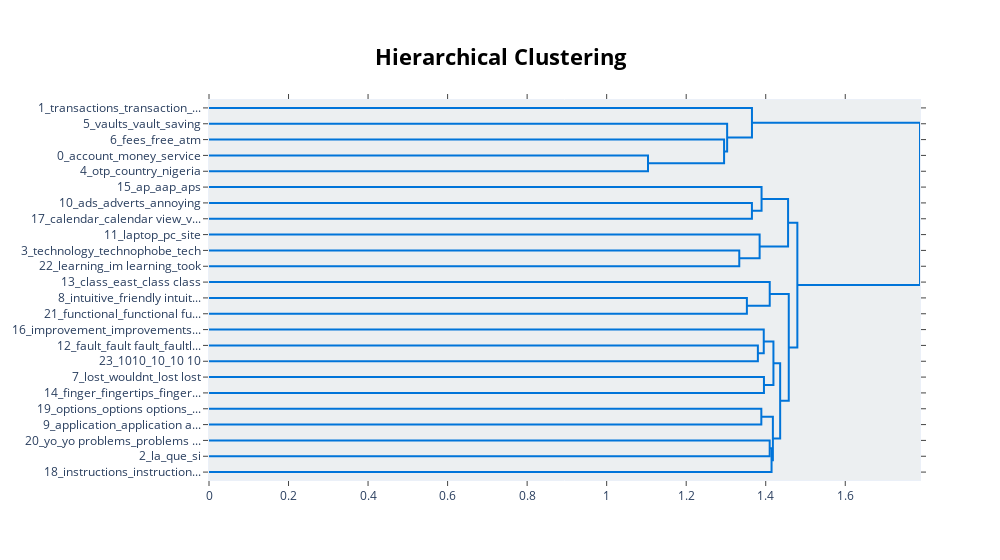

Source (notebook cell):
### Code cell
# Visualize topics as a hierarchical tree
fig = unseed_try.visualize_hierarchy()
fig.show()

### Figure 1 — Plotly figure (JSON) as saved in the notebook; plotly's stock layout.template omitted (floating-point values rounded to 4 significant figures)
{"data": [{"hoverinfo": "text", "marker": {"color": "rgb(0,116,217)"}, "mode": "lines", "type": "scatter", "x": [0.0, 1.104, 1.104, 0.0], "xaxis": "x", "y": [-35.0, -35.0, -45.0, -45.0], "yaxis": "y"}, {"hoverinfo": "text", "marker": {"color": "rgb(0,116,217)"}, "mode": "lines", "type": "scatter", "x": [0.0, 1.295, 1.295, 1.104], "xaxis": "x", "y": [-25.0, -25.0, -40.0, -40.0], "yaxis": "y"}, {"hoverinfo": "text", "marker": {"color": "rgb(0,116,217)"}, "mode": "lines", "type": "scatter", "x": [0.0, 1.303, 1.303, 1.295], "xaxis": "x", "y": [-15.0, -15.0, -32.5, -32.5], "yaxis": "y"}, {"hoverinfo": "text", "marker": {"color": "rgb(0,116,217)"}, "mode": "lines", "type": "scatter", "x": [0.0, 1.365, 1.365, 1.303], "xaxis": "x", "y": [-5.0, -5.0, -23.75, -23.75], "yaxis": "y"}, {"hoverinfo": "text", "marker": {"color": "rgb(0,116,217)"}, "mode": "lines", "type": "scatter", "x": [0.0, 1.365, 1.365, 0.0], "xaxis": "x", "y": [-65.0, -65.0, -75.0, -75.0], "yaxis": "y"}, {"hoverinfo": "text", "marker": {"color": "rgb(0,116,217)"}, "mode": "lines", "type": "scatter", "x": [0.0, 1.39, 1.39, 1.365], "xaxis": "x", "y": [-55.0, -55.0, -70.0, -70.0], "yaxis": "y"}, {"hoverinfo": "text", "marker": {"color": "rgb(0,116,217)"}, "mode": "lines", "type": "scatter", "x": [0.0, 1.333, 1.333, 0.0], "xaxis": "x", "y": [-95.0, -95.0, -105.0, -105.0], "yaxis": "y"}, {"hoverinfo": "text", "marker": {"color": "rgb(0,116,217)"}, "mode": "lines", "type": "scatter", "x": [0.0, 1.385, 1.385, 1.333], "xaxis": "x", "y": [-85.0, -85.0, -100.0, -100.0], "yaxis": "y"}, {"hoverinfo": "text", "marker": {"color": "rgb(0,116,217)"}, "mode": "lines", "type": "scatter", "x": [1.39, 1.456, 1.456, 1.385], "xaxis": "x", "y": [-62.5, -62.5, -92.5, -92.5], "yaxis": "y"}, {"hoverinfo": "text", "marker": {"color": "rgb(0,116,217)"}, "mode": "lines", "type": "scatter", "x": [0.0, 1.353, 1.353, 0.0], "xaxis": "x", "y": [-125.0, -125.0, -135.0, -135.0], "yaxis": "y"}, {"hoverinfo": "text", "marker": {"color": "rgb(0,116,217)"}, "mode": "lines", "type": "scatter", "x": [0.0, 1.41, 1.41, 1.353], "xaxis": "x", "y": [-115.0, -115.0, -130.0, -130.0], "yaxis": "y"}, {"hoverinfo": "text", "marker": {"color": "rgb(0,116,217)"}, "mode": "lines", "type": "scatter", "x": [0.0, 1.38, 1.38, 0.0], "xaxis": "x", "y": [-155.0, -155.0, -165.0, -165.0], "yaxis": "y"}, {"hoverinfo": "text", "marker": {"color": "rgb(0,116,217)"}, "mode": "lines", "type": "scatter", "x": [0.0, 1.395, 1.395, 1.38], "xaxis": "x", "y": [-145.0, -145.0, -160.0, -160.0], "yaxis": "y"}, {"hoverinfo": "text", "marker": {"color": "rgb(0,116,217)"}, "mode": "lines", "type": "scatter", "x": [0.0, 1.396, 1.396, 0.0], "xaxis": "x", "y": [-175.0, -175.0, -185.0, -185.0], "yaxis": "y"}, {"hoverinfo": "text", "marker": {"color": "rgb(0,116,217)"}, "mode": "lines", "type": "scatter", "x": [1.395, 1.419, 1.419, 1.396], "xaxis": "x", "y": [-152.5, -152.5, -180.0, -180.0], "yaxis": "y"}, {"hoverinfo": "text", "marker": {"color": "rgb(0,116,217)"}, "mode": "lines", "type": "scatter", "x": [0.0, 1.389, 1.389, 0.0], "xaxis": "x", "y": [-195.0, -195.0, -205.0, -205.0], "yaxis": "y"}, {"hoverinfo": "text", "marker": {"color": "rgb(0,116,217)"}, "mode": "lines", "type": "scatter", "x": [0.0, 1.41, 1.41, 0.0], "xaxis": "x", "y": [-215.0, -215.0, -225.0, -225.0], "yaxis": "y"}, {"hoverinfo": "text", "marker": {"color": "rgb(0,116,217)"}, "mode": "lines", "type": "scatter", "x": [1.41, 1.415, 1.415, 0.0], "xaxis": "x", "y": [-220.0, -220.0, -235.0, -235.0], "yaxis": "y"}, {"hoverinfo": "text", "marker": {"color": "rgb(0,116,217)"}, "mode": "lines", "type": "scatter", "x": [1.389, 1.418, 1.418, 1.415], "xaxis": "x", "y": [-200.0, -200.0, -227.5, -227.5], "yaxis": "y"}, {"hoverinfo": "text", "marker": {"color": "rgb(0,116,217)"}, "mode": "lines", "type": "scatter", "x": [1.419, 1.436, 1.436, 1.418], "xaxis": "x", "y": [-166.2, -166.2, -213.8, -213.8], "yaxis": "y"}, {"hoverinfo": "text", "marker": {"color": "rgb(0,116,217)"}, "mode": "lines", "type": "scatter", "x": [1.41, 1.458, 1.458, 1.436], "xaxis": "x", "y": [-122.5, -122.5, -190.0, -190.0], "yaxis": "y"}, {"hoverinfo": "text", "marker": {"color": "rgb(0,116,217)"}, "mode": "lines", "type": "scatter", "x": [1.456, 1.48, 1.48, 1.458], "xaxis": "x", "y": [-77.5, -77.5, -156.2, -156.2], "yaxis": "y"}, {"hoverinfo": "text", "marker": {"color": "rgb(0,116,217)"}, "mode": "lines", "type": "scatter", "x": [1.365, 1.788, 1.788, 1.48], "xaxis": "x", "y": [-14.38, -14.38, -116.9, -116.9], "yaxis": "y"}], "layout": {"autosize": false, "height": 560, "hoverlabel": {"bgcolor": "white", "font": {"family": "Rockwell", "size": 16}}, "hovermode": "closest", "plot_bgcolor": "#ECEFF1", "showlegend": false, "title": {"font": {"color": "Black", "size": 22}, "text": "<b>Hierarchical Clustering</b>", "x": 0.5, "xanchor": "center", "yanchor": "top"}, "width": 1000, "xaxis": {"mirror": "allticks", "rangemode": "tozero", "showgrid": false, "showline": true, "showticklabels": true, "ticks": "outside", "type": "linear", "zeroline": false}, "yaxis": {"mirror": "allticks", "range": [-240, 0], "rangemode": "tozero", "showgrid": false, "showline": true, "showticklabels": true, "tickmode": "array", "ticks": "outside", "ticktext": ["1_transactions_transaction_...", "5_vaults_vault_saving", "6_fees_free_atm", "0_account_money_service", "4_otp_country_nigeria", "15_ap_aap_aps", "10_ads_adverts_annoying", "17_calendar_calendar view_v...", "11_laptop_pc_site", "3_technology_technophobe_tech", "22_learning_im learning_took", "13_class_east_class class", "8_intuitive_friendly intuit...", "21_functional_functional fu...", "16_improvement_improvements...", "12_fault_fault fault_faultl...", "23_1010_10_10 10", "7_lost_wouldnt_lost lost", "14_finger_fingertips_finger...", "19_options_options options_...", "9_application_application a...", "20_yo_yo problems_problems ...", "2_la_que_si", "18_instructions_instruction..."], "tickvals": [-5, -15, -25, -35, -45, -55, -65, -75, -85, -95, -105, -115, -125, -135, -145, -155, -165, -175, -185, -195, -205, -215, -225, -235], "type": "linear", "zeroline": false}}}
